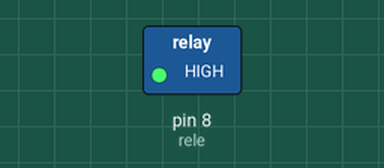
Bench run of a sketch on a simulated Arduino Uno, built with avr-gcc and run on an emulated ATmega328P. On the bench: switched loads named in the sketch (green lamp = pin HIGH). Dashed ring = blinking.

Above: at 0.2 s.
Timing chart, 0 to 3.0 s (numbered marks = the images above):
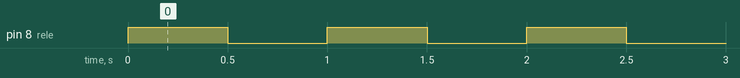

Measured:
- by itself, pin 8 (rele): alternates HIGH for 0.50 s and LOW for 0.50 s

The sketch:

Rele_Test.ino
```cpp
int rele = 8;

void setup() {
  // put your setup code here, to run once:

pinMode(rele,OUTPUT);

}

void loop() {

digitalWrite(rele,HIGH);
delay(500);
digitalWrite(rele,LOW);
delay(500);

}
```
